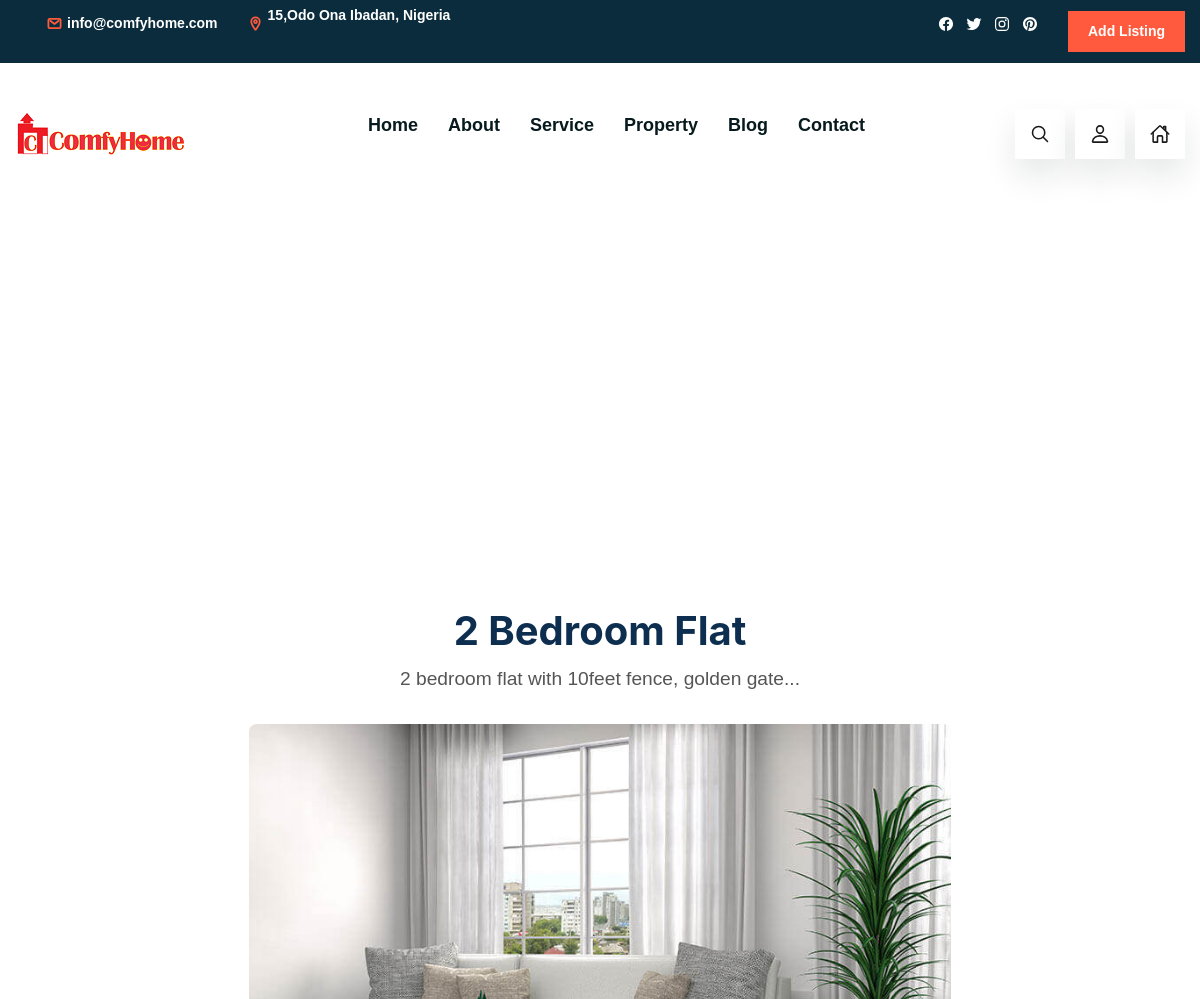
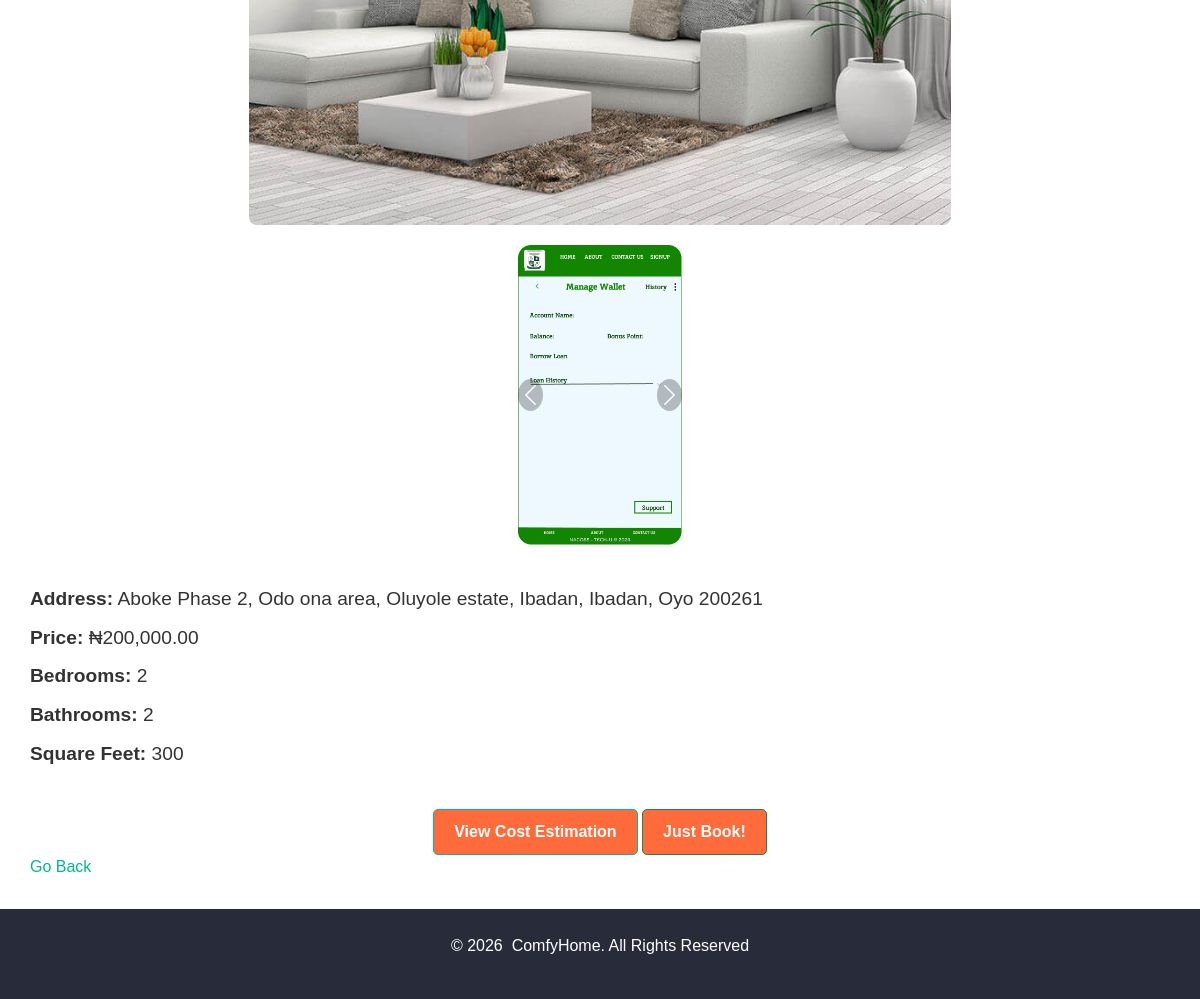
/6/, run on the app's committed database (2 pictures, top to bottom).
### RealEstate/models.py (models this page shows, shortened)
class Property(models.Model):
    owner = models.ForeignKey(User, on_delete=models.CASCADE, related_name='properties')
    title = models.CharField(max_length=255)
    description = models.TextField()
    address = models.CharField(max_length=255)
    city = models.CharField(max_length=100)
    state = models.CharField(max_length=100)
    zip_code = models.CharField(max_length=10)
    sale_or_rent = models.CharField(max_length=4, choices=PROPERTY_TYPE_CHOICES)
    price = models.DecimalField(max_digits=10, decimal_places=2)
    property_type = models.CharField(max_length=50, choices=[('Apartment','Apartment'),
    ('House', 'House'), ('Condo', 'Condo')])
    bedrooms = models.IntegerField()
    bathrooms = models.IntegerField()
    square_feet = models.IntegerField()
    main_image = models.ImageField(upload_to='property_images/') #THE DIRECTORY
    created_at = models.DateTimeField(auto_now_add=True)
    updated_at = models.DateTimeField(default=now)

class PropertyImage(models.Model):
    property = models.ForeignKey(Property, on_delete=models.CASCADE, related_name='images')
    image = models.ImageField(upload_to='property_images/', blank=True) #THE DIRECTORY

### RealEstate/views.py (the view)
# urls.py: path('<int:pk>/', views.property_detail, name='property_detail'),
def property_detail(request, pk):
    property = get_object_or_404(Property, pk=pk)
    place_type = request.GET.get('place_type')  # Gets 'market' or other place types
    images = property.images.all()
    google_api_key = settings.GOOGLE_API_KEY
    context = {
        'property': property,
        'place_type': place_type,
        'images': images,
        'google_api_key': google_api_key
    }
    return render(request, 'property_detail.html', context)

### RealEstate/templatetags/filters.py (called while the page is built)
@register.filter
def currency(value):
    if not value:
        return ''
    try:
        value = float(value)
        return mark_safe(f'₦{value:,.2f}')
    except ValueError:
        return ''

### RealEstate/templates/property_detail.html (shortened to what this page needs)
{% load filters %}
 {% load static %}
 <!DOCTYPE html>
<html lang="en">
<head>
    <link href="{% static 'css/propertyDetails.css' %}" rel="stylesheet">
  <link href="{% static 'css/bootstrap.min.css' %}" rel="stylesheet">
    <link rel="stylesheet" href="{% static 'css/style.css' %}">
</head>
<body>
    {% include "homeverse/nav.html" %}
    <div id="map" style="height: 400px; width: 100%;"></div>
    <div class="property-detail-container">
        <div class="property-header">
            <h1>{{ property.title }}</h1>
        <p>{{ property.description }}</p>
    </div>
    <div class="property-images">
         {% if property.main_image %}
         <div class="main-image">
             <img src="{{ property.main_image.url }}" alt="Main Image for {{ property.title }}">
            </div>
            {% else %}
            <div class="main-image">
                <img src="{% static 'images/property-1.png'%}" alt="Main Image for {{ property.title }}">
            </div>
            {% endif%}
            <div id="property-carousel" class="carousel slide" data-bs-ride="carousel">
                <div class="carousel-inner">
                {% for image in images %}
                {% if image %}
                    <div class="carousel-item {% if forloop.first %}active{% endif %}">
                        <img src="{{ image.image.url }}" alt="Image for {{ property.title }}">
                    </div>
                {% else %}
                    <div class="carousel-item {% if forloop.first %}active{% endif %}">
                        <img src="{% static 'images/property-2.png'%}" alt="Image for {{ property.title }}">
                    </div>
                {% endif%}
                {% endfor %}
            </div>
            <button class="carousel-control-prev" type="button" data-bs-target="#property-carousel" data-bs-slide="prev">
                <span class="carousel-control-prev-icon" aria-hidden="true"></span>
            </button>
            <button class="carousel-control-next" type="button" data-bs-target="#property-carousel" data-bs-slide="next">
                <span class="carousel-control-next-icon" aria-hidden="true"></span>
            </button>
        </div>
    </div>
    <div class="property-details">
        <p><strong>Address:</strong> {{ property.address }}, {{ property.city }}, {{ property.state }} {{ property.zip_code }}</p>
        <p><strong>Price:</strong> {{ property.price|currency }}</p>
        <p><strong>Bedrooms:</strong> {{ property.bedrooms }}</p>
        <p><strong>Bathrooms:</strong> {{ property.bathrooms }}</p>
        <p><strong>Square Feet:</strong> {{ property.square_feet }}</p>
    </div>
    <div class="cost-estimation-link">
        <a href="{% url 'cost_estimation_detail' property.pk %}" class="btn btn-primary">View Cost Estimation</a>
        <button
        {% comment %} type="submit" {% endcomment %}
         class="btn btn-success">Just Book!
        </button>
    </div>
    <a href="{% url 'property_list' %}"> Go Back</a>
</div>
{% include "homeverse/footer.html" %}
</body>
</html>

### static/css/propertyDetails.css (style rules this page uses)
.property-detail-container { max-width: 1500px; margin: 0 auto; padding: 30px; }
.property-header { text-align: center; margin-bottom: 30px; }
.property-header h1 { font-size: 2.5rem; margin-bottom: 10px; }
.property-header p { font-size: 1.2rem; color: #555; }
.property-images { display: flex; flex-direction: column; align-items: center; margin-bottom: 40px; }
.main-image img { width: 100%; height: auto; max-height: 500px; object-fit: cover; border-radius: 8px; margin-bottom: 20px; }
.carousel-inner img { width: 100%; height: auto; max-height: 300px; object-fit: cover; border-radius: 8px; }
.carousel-control-prev-icon, .carousel-control-next-icon { background-color: rgba(0, 0, 0, 0.5); border-radius: 50%; }
.property-details { font-size: 1.2rem; color: #333; margin-bottom: 40px; }
.property-details p { margin: 10px 0; }
.cost-estimation-link { text-align: center; }
.cost-estimation-link .btn { background-color: #ff6b3b; color: white; padding: 10px 20px; border-radius: 5px; text-decoration: none; font-weight: bold; }

### static/css/style.css (style rules this page uses)
:root { --dark-jungle-green: hsl(188, 63%, 7%); --prussian-blue: hsl(200, 69%, 14%); --raisin-black-1: hsl(227, 29%, 13%); --raisin-black-2: hsl(229, 17%, 19%); --yellow-green: hsl(89, 72%, 45%); --orange-soda: hsl(9, 100%, 62%); --cultured-1: hsl(0, 0%, 93%); --cultured-2: hsl(192, 24%, 96%); --misty-rose: hsl(7, 56%, 91%); --alice-blue: hsl(210, 100%, 97%); --seashell: hsl(8, 100%, 97%); --cadet: hsl(200, 15%, 43%); --white: hsl(0, 0%, 100%); --black: hsl(0, 0%, 0%); --opal: hsl(180, 20%, 62%); --ff-nunito-sans: "Nunito Sans", sans-serif; --ff-poppins: "Poppins", sans-serif; --fs-1: 1.875rem; --fs-2: 1.5rem; --fs-3: 1.375rem; --fs-4: 1.125rem; --fs-5: 0.875rem; --fs-6: 0.813rem; --fs-7: 0.75rem; --fw-500: 500; --fw-600: 600; --fw-700: 700; --transition: 0.25s ease; --section-padding: 100px; --shadow-1: 0 5px 20px 0 hsla(219, 56%, 21%, 0.1); --shadow-2: 0 16px 32px hsla(188, 63%, 7%, 0.1); }
*, *::before, *::after { margin: 0; padding: 0; box-sizing: border-box; }
a { text-decoration: none; }
button { border: none; background: none; font: inherit; text-align: left; cursor: pointer; }
html { font-family: var(--ff-nunito-sans); scroll-behavior: smooth; }
body { background: var(--white); overflow-x: hidden; }
button, a { transition: var(--transition); }
@media (min-width: 600px) { :root { --fs-2: 1.875rem; } }
@media (min-width: 768px) { :root { --fs-1: 2.5rem; --fs-5: 0.938rem; --fs-6: 0.875rem; } }
@media (min-width: 992px) { :root { --fs-1: 3.125rem; --fs-4: 1.375rem; } }
@media (min-width: 1200px) { :root { --fs-2: 2.75rem; --fs-4: 1.5rem; } }

### data on the page
Property: title "2 Bedroom Flat", description "2 bedroom flat with 10feet fence, golden gate...", main_image (picture), address "Aboke Phase 2, Odo ona area, Oluyole estate, Ibadan", city "Ibadan", state "Oyo", zip_code "200261", price "₦200,000.00", bedrooms "2", bathrooms "2", square_feet "300"
PropertyImage: image (picture)

### other printed values
{{ current_year }} "2026"
